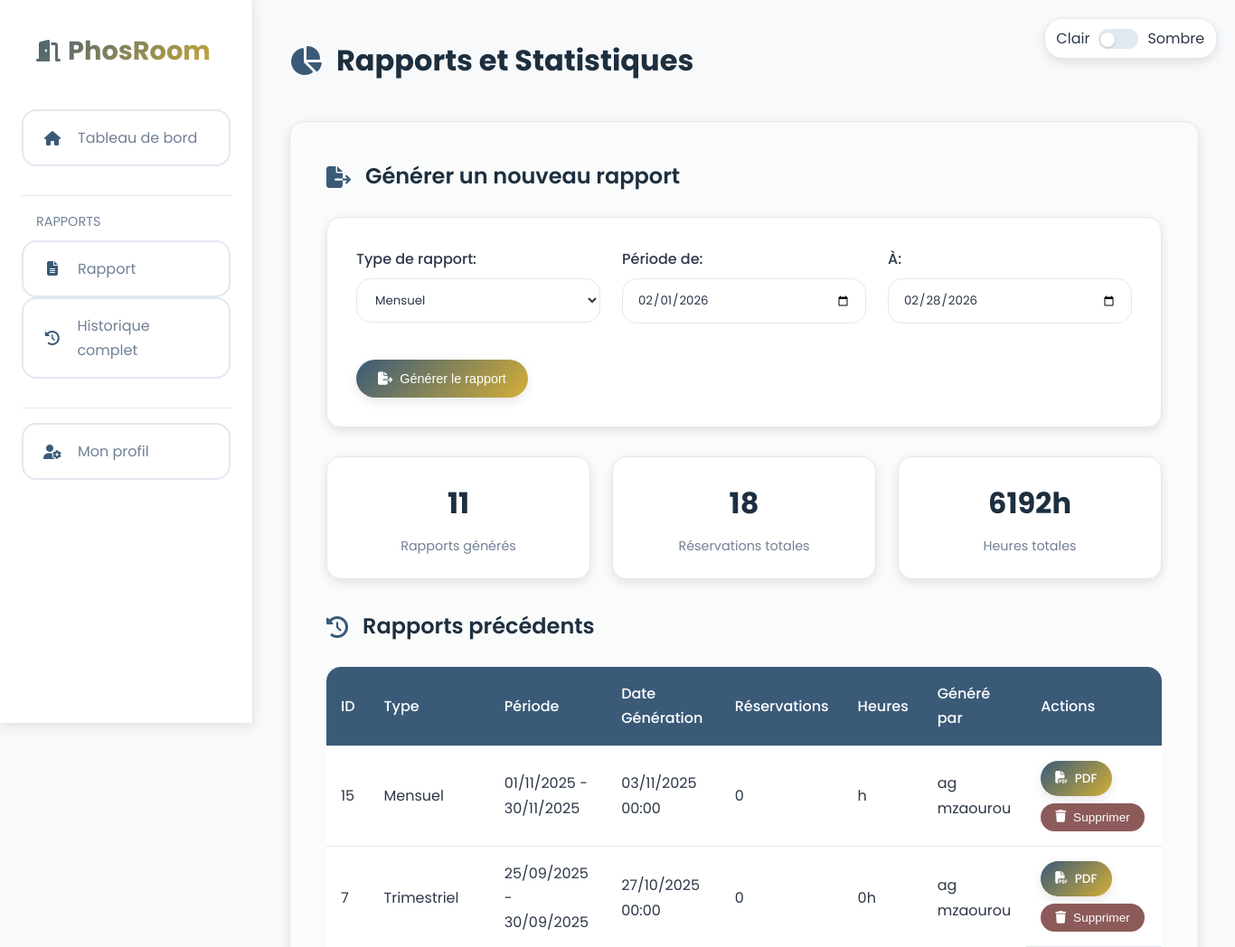
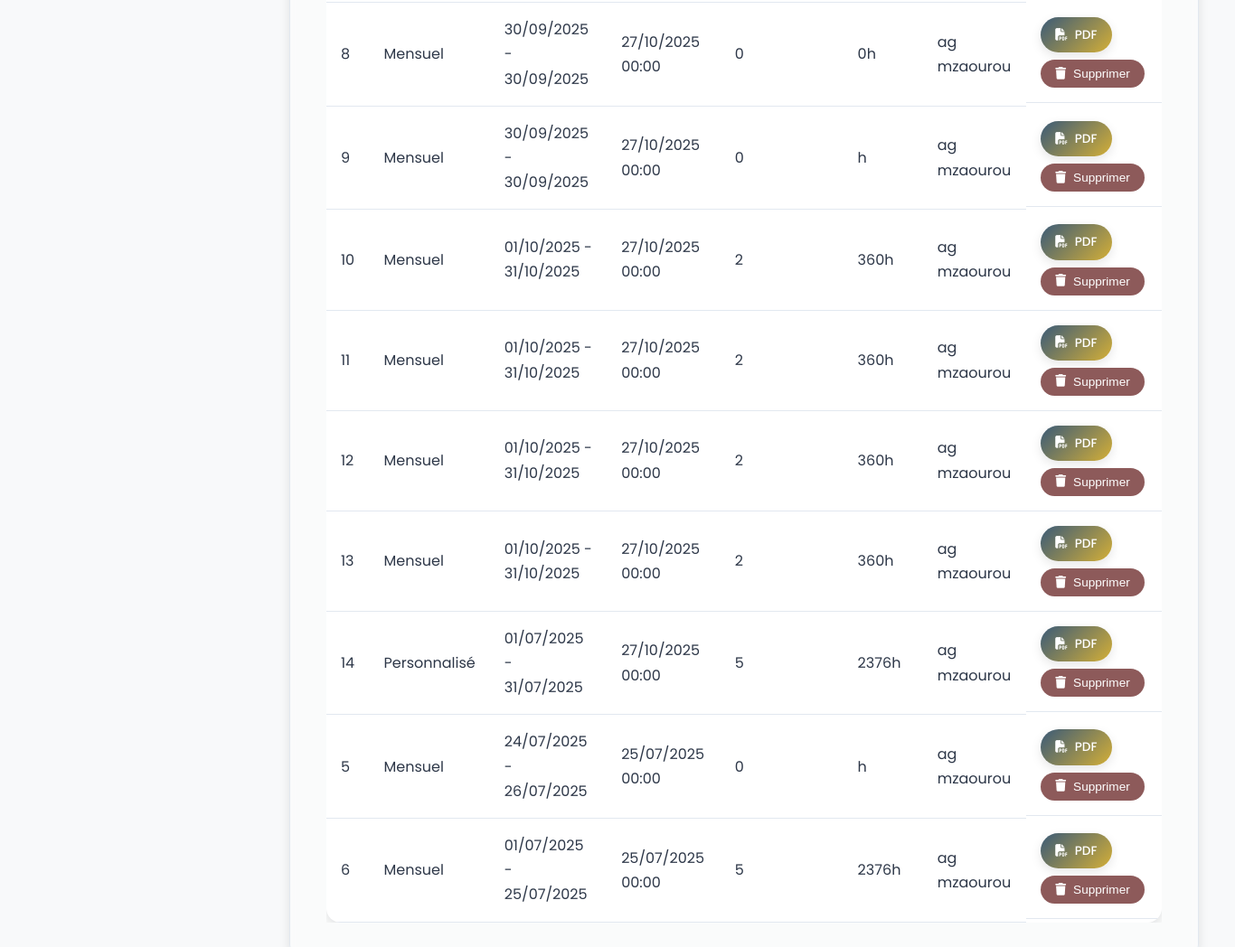
/reports.php (signed in), run on the app's committed database (2 pictures, top to bottom).
### tables this page shows
CREATE TABLE `rapport` (
  `id` int(11) NOT NULL,
  `type` varchar(100) NOT NULL,
  `date_generation` date DEFAULT curdate(),
  `date_debut_periode` date NOT NULL,
  `date_fin_periode` date NOT NULL,
  `nb_reservations` int(11) DEFAULT 0,
  `nb_heures` int(11) DEFAULT 0,
  `contenu` text DEFAULT NULL,
  `administrateur_id` int(11) NOT NULL
);

### reports.php (the view, shortened to what this page needs)
<?php
require_once 'sidebar.php';
$reports = $pdo->query("
    SELECT r.*, CONCAT(u.prenom, ' ', u.nom) as admin_name
    FROM rapport r
    JOIN administrateur a ON r.administrateur_id = a.id
    JOIN utilisateurs u ON a.utilisateur_id = u.id
    ORDER BY r.date_generation DESC
")->fetchAll(PDO::FETCH_ASSOC);
?>
<!DOCTYPE html>
<html lang="fr">
<head>
    <link rel="stylesheet" href="https://cdnjs.cloudflare.com/ajax/libs/font-awesome/6.4.0/css/all.min.css">
</head>
<body>
    <div class="theme-toggle-container">
        <span class="theme-label active" id="label-light">Clair</span>
        <label class="theme-toggle">
            <span class="toggle-slider"></span>
        </label>
        <span class="theme-label" id="label-dark">Sombre</span>
    </div>
    <main class="main-content">
        <header class="header">
            <h1 class="section-title">
                <i class="fas fa-chart-pie"></i>
                Rapports et Statistiques
            </h1>
        </header>
        <div class="admin-section">
            <h2 class="admin-title">
                <i class="fas fa-file-export"></i>
                Générer un nouveau rapport
            </h2>
            <form method="POST" class="report-form">
                <div class="form-row">
                    <div class="form-group">
                        <label for="report_type">Type de rapport:</label>
                        <select name="report_type" id="report_type" required>
                            <option value="mensuel">Mensuel</option>
                        </select>
                    </div>
                    <div class="form-group">
                        <label for="date_from">Période de:</label>
                        <input type="date" name="date_from" id="date_from" required
                               value="<?= date('Y-m-01') ?>">
                    </div>
                    <div class="form-group">
                        <label for="date_to">À:</label>
                        <input type="date" name="date_to" id="date_to" required
                               value="<?= date('Y-m-t') ?>">
                    </div>
                </div>
                <button type="submit" name="generate_report" class="btn btn-primary">
                    <i class="fas fa-file-export"></i> Générer le rapport
                </button>
            </form>
            <div class="stats-preview">
                <div class="stat-card">
                    <div class="stat-value"><?= count($reports) ?></div>
                    <div class="stat-label">Rapports générés</div>
                </div>
                <div class="stat-card">
                    <div class="stat-value">
                        <?= array_sum(array_column($reports, 'nb_reservations')) ?>
                    </div>
                    <div class="stat-label">Réservations totales</div>
                </div>
                <div class="stat-card">
                    <div class="stat-value">
                        <?= array_sum(array_column($reports, 'nb_heures')) ?>h
                    </div>
                    <div class="stat-label">Heures totales</div>
                </div>
            </div>
            <h2 class="admin-title" style="margin-top: 2rem;">
                <i class="fas fa-history"></i>
                Rapports précédents
            </h2>
            <?php if (count($reports) > 0): ?>
                <div class="table-responsive">
                    <table class="admin-table">
                        <thead>
                            <tr>
                                <th>ID</th>
                                <th>Type</th>
                                <th>Période</th>
                                <th>Date Génération</th>
                                <th>Réservations</th>
                                <th>Heures</th>
                                <th>Généré par</th>
                                <th>Actions</th>
                            </tr>
                        </thead>
                        <tbody>
                            <?php foreach ($reports as $report): ?>
                            <tr>
                                <td data-label="ID"><?= $report['id'] ?></td>
                                <td data-label="Type"><?= ucfirst($report['type']) ?></td>
                                <td data-label="Période">
                                    <?= date('d/m/Y', strtotime($report['date_debut_periode'])) ?>
                                    -
                                    <?= date('d/m/Y', strtotime($report['date_fin_periode'])) ?>
                                </td>
                                <td data-label="Date Génération">
                                    <?= date('d/m/Y H:i', strtotime($report['date_generation'])) ?>
                                </td>
                                <td data-label="Réservations"><?= $report['nb_reservations'] ?></td>
                                <td data-label="Heures"><?= $report['nb_heures'] ?>h</td>
                                <td data-label="Généré par"><?= htmlspecialchars($report['admin_name']) ?></td>
                                <td class="actions" data-label="Actions">
                                    <a href="export_report.php?id=<?= $report['id'] ?>" class="btn btn-sm btn-primary">
                                        <i class="fas fa-file-pdf"></i> PDF
                                    </a>
                                    <form method="POST" style="display: inline;">
                                        <button type="submit" name="delete_report" class="btn btn-sm btn-danger"
                                            onclick="return confirm('Êtes-vous sûr de vouloir supprimer ce rapport?')">
                                            <i class="fas fa-trash"></i> Supprimer
                                        </button>
                                    </form>
                                </td>
                            </tr>
                            <?php endforeach; ?>
                        </tbody>
                    </table>
                </div>
            <?php endif; ?>
        </div>
    </main>
</body>
</html>

### sidebar.php (style rules this page uses)
:root { --primary: #3A5A78; --primary-light: #6B8D9E; --primary-dark: #1D2F3F; --accent: #D4AF37; --light: #F8F9FA; --text: #2D3748; --text-light: #718096; --white: #FFFFFF; --gray: #E2E8F0; --success: #5A8D5A; --warning: #8D7B5A; --error: #8D5A5A; --dark-bg: #0F172A; --dark-surface: #1E293B; --dark-text: #F1F5F9; --dark-text-light: #94A3B8; --dark-gray: #334155; --dark-primary: #5B8FB9; --dark-primary-light: #7FB3D5; --dark-primary-dark: #1E3A8A; --dark-accent: #FBBF24; --gradient: linear-gradient(135deg, var(--primary) 0%, var(--accent) 100%); --glass: rgba(255, 255, 255, 0.3); --dark-glass: rgba(30, 41, 59, 0.5); --radius: 16px; --transition: all 0.4s cubic-bezier(0.16, 1, 0.3, 1); --shadow-sm: 0 4px 12px rgba(0, 0, 0, 0.1); --shadow-md: 0 8px 24px rgba(0, 0, 0, 0.15); --shadow-lg: 0 15px 35px rgba(0, 0, 0, 0.2); }
* { margin: 0; padding: 0; box-sizing: border-box; }
body { font-family: "Poppins", sans-serif; background-color: var(--light); color: var(--text); line-height: 1.6; overflow-x: hidden; transition: background-color 0.5s ease, color 0.5s ease; }
.main-content { padding: 2.5rem; position: relative; background-color: var(--light); transition: background-color 0.3s ease; }

### data on the page
rapport: id "15", type "Mensuel", date_debut_periode "01/11/2025", date_fin_periode "30/11/2025", date_generation "03/11/2025 00:00", nb_reservations "0", admin_name "ag mzaourou"
rapport: id "7", type "Trimestriel", date_debut_periode "25/09/2025", date_fin_periode "30/09/2025", date_generation "27/10/2025 00:00", nb_reservations "0", nb_heures "0", admin_name "ag mzaourou"
rapport: id "8", type "Mensuel", date_debut_periode "30/09/2025", date_fin_periode "30/09/2025", date_generation "27/10/2025 00:00", nb_reservations "0", nb_heures "0", admin_name "ag mzaourou"
rapport: id "9", type "Mensuel", date_debut_periode "30/09/2025", date_fin_periode "30/09/2025", date_generation "27/10/2025 00:00", nb_reservations "0", admin_name "ag mzaourou"
rapport: id "10", type "Mensuel", date_debut_periode "01/10/2025", date_fin_periode "31/10/2025", date_generation "27/10/2025 00:00", nb_reservations "2", nb_heures "360", admin_name "ag mzaourou"
rapport: id "11", type "Mensuel", date_debut_periode "01/10/2025", date_fin_periode "31/10/2025", date_generation "27/10/2025 00:00", nb_reservations "2", nb_heures "360", admin_name "ag mzaourou"
rapport: id "12", type "Mensuel", date_debut_periode "01/10/2025", date_fin_periode "31/10/2025", date_generation "27/10/2025 00:00", nb_reservations "2", nb_heures "360", admin_name "ag mzaourou"
rapport: id "13", type "Mensuel", date_debut_periode "01/10/2025", date_fin_periode "31/10/2025", date_generation "27/10/2025 00:00", nb_reservations "2", nb_heures "360", admin_name "ag mzaourou"
rapport: id "14", type "Personnalisé", date_debut_periode "01/07/2025", date_fin_periode "31/07/2025", date_generation "27/10/2025 00:00", nb_reservations "5", nb_heures "2376", admin_name "ag mzaourou"
rapport: id "5", type "Mensuel", date_debut_periode "24/07/2025", date_fin_periode "26/07/2025", date_generation "25/07/2025 00:00", nb_reservations "0", admin_name "ag mzaourou"
rapport: id "6", type "Mensuel", date_debut_periode "01/07/2025", date_fin_periode "25/07/2025", date_generation "25/07/2025 00:00", nb_reservations "5", nb_heures "2376", admin_name "ag mzaourou"

### other printed values
count($reports) "11"
array_sum(array_column($reports, 'nb_reservations')) "18"
array_sum(array_column($reports, 'nb_heures')) "6192"
